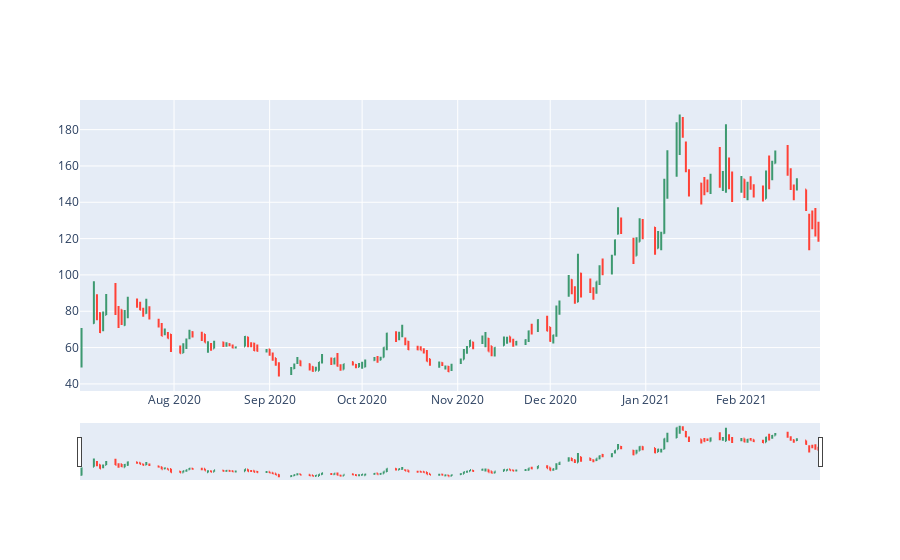

Notebook code for this chart:
### Code cell
fig = go.Figure()
fig.add_trace(
    go.Ohlc(x=df.index,
    open=df['Open'],
    high=df['High'],
    low=df['Low'],
    close=df['Adj Close'])
)

fig.show()

### Figure 1 — Plotly figure (JSON) as saved in the notebook; plotly's stock layout.template omitted (floating-point values rounded to 4 significant figures; data arrays with more than 128 entries replaced by an {"elided": "..."} marker saying what was removed)
{"data": [{"close": {"elided": "165 float values"}, "high": {"elided": "165 float values"}, "low": {"elided": "165 float values"}, "open": {"elided": "165 float values"}, "type": "ohlc", "x": {"elided": "165 str values"}}], "layout": {}}
